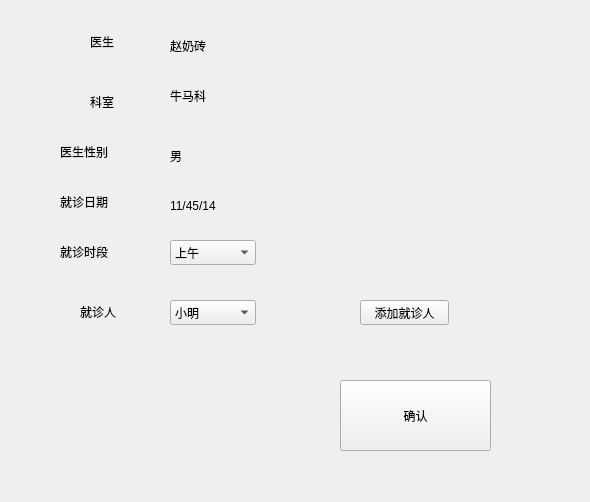
<?xml version="1.0" encoding="UTF-8"?>
<ui version="4.0">
 <class>newAppointment</class>
 <widget class="QWidget" name="newAppointment">
  <property name="geometry">
   <rect>
    <x>0</x>
    <y>0</y>
    <width>590</width>
    <height>502</height>
   </rect>
  </property>
  <property name="windowTitle">
   <string>Form</string>
  </property>
  <widget class="QPushButton" name="Btn_yes">
   <property name="geometry">
    <rect>
     <x>340</x>
     <y>380</y>
     <width>151</width>
     <height>71</height>
    </rect>
   </property>
   <property name="text">
    <string>确认</string>
   </property>
  </widget>
  <widget class="QLabel" name="label_time_title">
   <property name="geometry">
    <rect>
     <x>60</x>
     <y>240</y>
     <width>81</width>
     <height>23</height>
    </rect>
   </property>
   <property name="text">
    <string>就诊时段</string>
   </property>
  </widget>
  <widget class="QComboBox" name="combo_time">
   <property name="geometry">
    <rect>
     <x>170</x>
     <y>240</y>
     <width>86</width>
     <height>25</height>
    </rect>
   </property>
   <item>
    <property name="text">
     <string>上午</string>
    </property>
   </item>
   <item>
    <property name="text">
     <string>下午</string>
    </property>
   </item>
   <item>
    <property name="text">
     <string>晚上</string>
    </property>
   </item>
  </widget>
  <widget class="QLabel" name="label_doc_gender_title">
   <property name="geometry">
    <rect>
     <x>60</x>
     <y>140</y>
     <width>111</width>
     <height>23</height>
    </rect>
   </property>
   <property name="text">
    <string>医生性别</string>
   </property>
  </widget>
  <widget class="QLabel" name="label_doc_name_title">
   <property name="geometry">
    <rect>
     <x>90</x>
     <y>30</y>
     <width>61</width>
     <height>23</height>
    </rect>
   </property>
   <property name="text">
    <string>医生</string>
   </property>
  </widget>
  <widget class="QLabel" name="label_doc_name">
   <property name="geometry">
    <rect>
     <x>170</x>
     <y>30</y>
     <width>111</width>
     <height>31</height>
    </rect>
   </property>
   <property name="text">
    <string>赵奶砖</string>
   </property>
  </widget>
  <widget class="QLabel" name="label_user_title">
   <property name="geometry">
    <rect>
     <x>80</x>
     <y>300</y>
     <width>51</width>
     <height>23</height>
    </rect>
   </property>
   <property name="text">
    <string>就诊人</string>
   </property>
  </widget>
  <widget class="QLabel" name="label_doc_gender">
   <property name="geometry">
    <rect>
     <x>170</x>
     <y>140</y>
     <width>41</width>
     <height>31</height>
    </rect>
   </property>
   <property name="text">
    <string>男</string>
   </property>
  </widget>
  <widget class="QLabel" name="label_doc_apartment_title">
   <property name="geometry">
    <rect>
     <x>90</x>
     <y>90</y>
     <width>61</width>
     <height>23</height>
    </rect>
   </property>
   <property name="text">
    <string>科室</string>
   </property>
  </widget>
  <widget class="QLabel" name="label_doc_apartment">
   <property name="geometry">
    <rect>
     <x>170</x>
     <y>80</y>
     <width>111</width>
     <height>31</height>
    </rect>
   </property>
   <property name="text">
    <string>牛马科</string>
   </property>
  </widget>
  <widget class="QLabel" name="label_date_title">
   <property name="geometry">
    <rect>
     <x>60</x>
     <y>190</y>
     <width>71</width>
     <height>23</height>
    </rect>
   </property>
   <property name="text">
    <string>就诊日期</string>
   </property>
  </widget>
  <widget class="QLabel" name="label_date">
   <property name="geometry">
    <rect>
     <x>170</x>
     <y>190</y>
     <width>111</width>
     <height>31</height>
    </rect>
   </property>
   <property name="text">
    <string>11/45/14</string>
   </property>
  </widget>
  <widget class="QComboBox" name="combo_user">
   <property name="geometry">
    <rect>
     <x>170</x>
     <y>300</y>
     <width>86</width>
     <height>25</height>
    </rect>
   </property>
   <item>
    <property name="text">
     <string>小明</string>
    </property>
   </item>
   <item>
    <property name="text">
     <string>西</string>
    </property>
   </item>
   <item>
    <property name="text">
     <string>哈哈哈</string>
    </property>
   </item>
  </widget>
  <widget class="QPushButton" name="Btn_add_user">
   <property name="geometry">
    <rect>
     <x>360</x>
     <y>300</y>
     <width>89</width>
     <height>25</height>
    </rect>
   </property>
   <property name="text">
    <string>添加就诊人</string>
   </property>
  </widget>
 </widget>
 <resources/>
 <connections/>
</ui>
